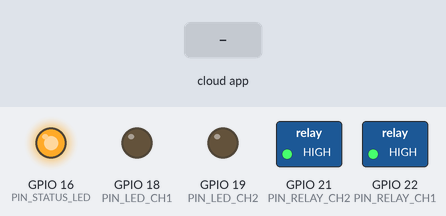
Bench run of a sketch on a simulated ESP32. Parts: switched loads named in the sketch (green lamp = pin HIGH), output pins drawn as LEDs (lit = HIGH). The inputs (shaded band) are chosen by the test bench. WiFi joins after 1.5 s; servers stay silent unless stated; network time is answered at once with the bench clock; the local clock reads 2024-03-15 10:24:30 at power-on unless the sketch sets it; EEPROM starts erased; the Firebase database answers and starts empty; what the sketch prints to the serial monitor is not drawn.

Above: at 7.2 s.
7.3 s: the phone or cloud app sets state to 1
At 8.0 s:
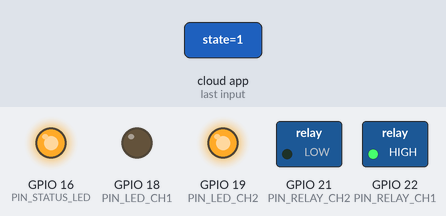
8.9 s: the phone or cloud app sets state to 1
At 9.9 s:
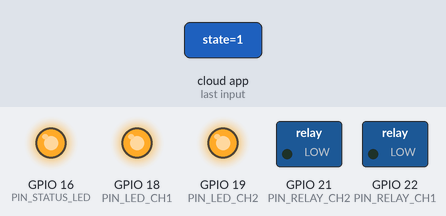
10.7 s: the phone or cloud app sets state to 0
At 12.6 s:
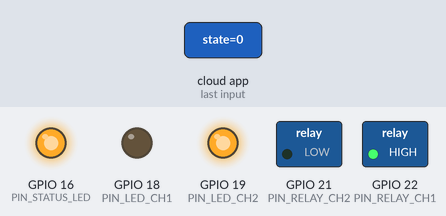
Timing chart, 0 to 14.1 s (numbered marks = the images above; inputs shaded):
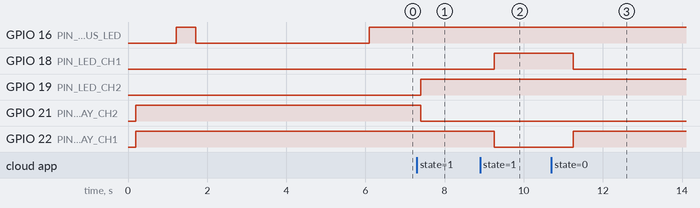

The sketch:

esp32_2ch_home_auto.ino
```cpp
/*
 * ═══════════════════════════════════════════════════════════════
 *  AutoRob Home — ESP32 Smart Controller Firmware (2-Channel)
 *  Version: 1.0.0
 * ═══════════════════════════════════════════════════════════════
 *
 *  HARDWARE:
 *  ─────────────────────────────────────────────────────────────
 *  Board     : ESP32 (DevKit V1 / 30-pin or 38-pin)
 *  Channel 1 : Relay on D1  → GPIO 22   (RELAY_ACTIVE_LOW = true)
 *  Channel 2 : Relay on D2  → GPIO 21
 *  LED Ch1   : Indication   → D5 / GPIO 18  (ON when ch1 is ON)
 *  LED Ch2   : Indication   → D6 / GPIO 19  (ON when ch2 is ON)
 *  Status LED: WiFi/Firebase → D4 / GPIO 16
 *               • Slow blink (1 s)  → WiFi not connected
 *               • Fast blink (200ms)→ Firebase not ready
 *               • Solid ON          → Fully connected & ready
 *
 *  REQUIRED LIBRARIES (Install via Arduino Library Manager):
 *  ─────────────────────────────────────────────────────────────
 *  1. Firebase Arduino Client Library for ESP8266 and ESP32
 *     by Mobizt (v4.x) — Search: "Firebase ESP Client"
 *  2. ArduinoJson (v6.x or 7.x)
 *  3. NTPClient by Fabrice Weinberg
 *
 *  BOARD: ESP32 Dev Module
 *  CPU: 240MHz, Flash: 4MB, Upload Speed: 115200
 *
 * ═══════════════════════════════════════════════════════════════
 */

#include <Arduino.h>
#include <WiFi.h>
#include <Firebase_ESP_Client.h>
#include <Preferences.h>       // ESP32 NVS (replaces EEPROM)
#include <NTPClient.h>
#include <WiFiUdp.h>
#include <addons/TokenHelper.h>
#include <addons/RTDBHelper.h>

// ─── User Configuration ──────────────────────────────────────────────────────

#define WIFI_SSID         "YOUR_WIFI_SSID"
#define WIFI_PASSWORD     "YOUR_WIFI_PASSWORD"

// Firebase project config (copy from .env)
#define FIREBASE_API_KEY  "AIzaSyDEMO-REPLACE-WITH-YOUR-KEY"
#define FIREBASE_DB_URL   "https://home-auto-demo-default-rtdb.firebaseio.com"

// This device's unique credentials (must match Firebase RTDB key)
#define DEVICE_ID         "ESP32-2CH-000001"

// SHA-256 hex of your device password (pre-computed and stored at registration)
// Use: https://emn178.github.io/online-tools/sha256.html
#define DEVICE_PASSWORD_HASH "8f14e45fceea167a5a36dedd4bea2543b3a4a52e5b5b1e9e14b9c8d0e2d3c1a4"

// ─── Pin Definitions ─────────────────────────────────────────────────────────
//
//  ESP32 NodeMCU-style label → actual GPIO number mapping used here:
//  D1  = GPIO 22   (Relay Channel 1)
//  D2  = GPIO 21   (Relay Channel 2)
//  D4  = GPIO 16   (Status LED)
//  D5  = GPIO 18   (Indication LED — Channel 1)
//  D6  = GPIO 19   (Indication LED — Channel 2)

#define PIN_RELAY_CH1     22   // D1 — relay for channel 1
#define PIN_RELAY_CH2     21   // D2 — relay for channel 2
#define PIN_STATUS_LED    16   // D4 — system status LED
#define PIN_LED_CH1       18   // D5 — indication LED for channel 1
#define PIN_LED_CH2       19   // D6 — indication LED for channel 2

// ─── Relay Configuration ─────────────────────────────────────────────────────

// true  = relay module is active-LOW (most common opto-isolated boards)
// false = relay module is active-HIGH
#define RELAY_ACTIVE_LOW  true

#define RELAY_COUNT       2    // Only 2 channels in this firmware
#define MAX_CHANNELS      2

// Relay GPIO pin array (index 0 = ch1, index 1 = ch2)
const int RELAY_PINS[MAX_CHANNELS] = {
  PIN_RELAY_CH1,   // ch1
  PIN_RELAY_CH2,   // ch2
};

// Indication LED pin array (mirrors relay array)
const int LED_PINS[MAX_CHANNELS] = {
  PIN_LED_CH1,     // LED for ch1
  PIN_LED_CH2,     // LED for ch2
};

// Device type string (sent to Firebase)
#define DEVICE_TYPE   "relay"
#define FIRMWARE_VER  "1.0.0"

// ─── Timing Configuration ────────────────────────────────────────────────────

#define HEARTBEAT_INTERVAL_MS   15000   // Send heartbeat every 15 s
#define FIREBASE_POLL_MS        1000    // Read relay states every 1 s
#define WIFI_RECONNECT_MS       5000    // WiFi reconnect attempt interval
#define FIREBASE_RECONNECT_MS   10000   // Firebase reconnect attempt interval

// Status LED blink periods (ms)
#define BLINK_SLOW_MS           1000    // WiFi not connected
#define BLINK_FAST_MS           200     // Firebase not ready

// ─── NVS (Non-Volatile Storage) ──────────────────────────────────────────────
// Replaces EEPROM on ESP32 for storing relay states across power cycles

Preferences prefs;
#define NVS_NAMESPACE   "autorob"       // NVS namespace name

// ─── Firebase Objects ─────────────────────────────────────────────────────────

FirebaseData fbdo;
FirebaseData heartbeatFbdo;
FirebaseAuth fbAuth;
FirebaseConfig fbConfig;

// ─── NTP Client ──────────────────────────────────────────────────────────────

WiFiUDP ntpUDP;
NTPClient timeClient(ntpUDP, "pool.ntp.org", 0, 60000);

// ─── State ───────────────────────────────────────────────────────────────────

bool relayStates[MAX_CHANNELS] = { false, false };
unsigned long lastHeartbeat       = 0;
unsigned long lastFirebasePoll    = 0;
unsigned long lastWifiCheck       = 0;
unsigned long lastFirebaseCheck   = 0;
unsigned long lastStatusBlink     = 0;
bool statusLedOn                  = false;
bool firebaseReady                = false;

// Firebase RTDB paths
String basePath;
String channelsPath;

// ─── NVS Helpers ─────────────────────────────────────────────────────────────

void saveStatesToNVS() {
  prefs.begin(NVS_NAMESPACE, false);
  prefs.putBool("magic", true);  // flag = data is valid
  for (int i = 0; i < RELAY_COUNT; i++) {
    String key = "ch" + String(i + 1);
    prefs.putBool(key.c_str(), relayStates[i]);
  }
  prefs.end();
  Serial.println("[NVS] States saved");
}

bool loadStatesFromNVS() {
  prefs.begin(NVS_NAMESPACE, true); // read-only
  bool valid = prefs.getBool("magic", false);
  if (valid) {
    for (int i = 0; i < RELAY_COUNT; i++) {
      String key = "ch" + String(i + 1);
      relayStates[i] = prefs.getBool(key.c_str(), false);
    }
  }
  prefs.end();
  return valid;
}

// ─── Relay + LED Control ─────────────────────────────────────────────────────

// Apply a single channel's relay + its paired indication LED
void applyRelayState(int channel, bool state) {
  if (channel < 0 || channel >= MAX_CHANNELS) return;

  // Drive relay pin
  bool pinState = RELAY_ACTIVE_LOW ? !state : state;
  digitalWrite(RELAY_PINS[channel], pinState ? HIGH : LOW);

  // Drive indication LED (active-HIGH: ON when channel is ON)
  digitalWrite(LED_PINS[channel], state ? HIGH : LOW);

  relayStates[channel] = state;

  Serial.printf("[Relay] ch%d → %s | LED → %s\n",
                channel + 1,
                state ? "ON " : "OFF",
                state ? "ON " : "OFF");
}

// Apply all channel states at once (used on boot)
void applyAllRelays() {
  for (int i = 0; i < RELAY_COUNT; i++) {
    applyRelayState(i, relayStates[i]);
  }
}

// ─── Status LED ──────────────────────────────────────────────────────────────
//
//  Called every loop() iteration.
//  Solid ON  → fully connected
//  Fast blink → Firebase not ready (but WiFi OK)
//  Slow blink → WiFi disconnected

void updateStatusLED() {
  bool wifiOk     = (WiFi.status() == WL_CONNECTED);
  bool fbOk       = wifiOk && firebaseReady && Firebase.ready();

  if (fbOk) {
    // Solid ON — everything connected
    digitalWrite(PIN_STATUS_LED, HIGH);
    statusLedOn = true;
    return;
  }

  unsigned long now = millis();
  unsigned long period = wifiOk ? BLINK_FAST_MS : BLINK_SLOW_MS;

  if (now - lastStatusBlink >= period) {
    lastStatusBlink = now;
    statusLedOn = !statusLedOn;
    digitalWrite(PIN_STATUS_LED, statusLedOn ? HIGH : LOW);
  }
}

// ─── WiFi ────────────────────────────────────────────────────────────────────

void connectWiFi() {
  if (WiFi.status() == WL_CONNECTED) return;

  Serial.print("[WiFi] Connecting to ");
  Serial.print(WIFI_SSID);
  WiFi.mode(WIFI_STA);
  WiFi.begin(WIFI_SSID, WIFI_PASSWORD);

  int attempts = 0;
  while (WiFi.status() != WL_CONNECTED && attempts < 20) {
    delay(500);
    Serial.print(".");
    attempts++;
    updateStatusLED(); // keep LED blinking during connect
  }

  if (WiFi.status() == WL_CONNECTED) {
    Serial.println("\n[WiFi] Connected! IP: " + WiFi.localIP().toString());
  } else {
    Serial.println("\n[WiFi] Failed. Will retry...");
  }
}

// ─── Firebase ────────────────────────────────────────────────────────────────

void initFirebase() {
  fbConfig.api_key = FIREBASE_API_KEY;
  fbConfig.database_url = FIREBASE_DB_URL;

  // Anonymous auth
  fbAuth.user.email    = "";
  fbAuth.user.password = "";

  fbConfig.token_status_callback = tokenStatusCallback;
  fbConfig.max_token_generation_retry = 5;

  Firebase.begin(&fbConfig, &fbAuth);
  Firebase.reconnectWiFi(true);

  fbdo.setResponseSize(4096);
  heartbeatFbdo.setResponseSize(1024);
}

void registerDevice() {
  String infoPath = basePath + "/info";

  Firebase.RTDB.setString(&fbdo, infoPath + "/firmwareVersion", FIRMWARE_VER);
  Firebase.RTDB.setInt(&fbdo,    infoPath + "/relayCount",      RELAY_COUNT);
  Firebase.RTDB.setString(&fbdo, infoPath + "/deviceType",      DEVICE_TYPE);
  Firebase.RTDB.setString(&fbdo, infoPath + "/password",        DEVICE_PASSWORD_HASH);
  Firebase.RTDB.setString(&fbdo, infoPath + "/chipModel",       ESP.getChipModel());

  for (int i = 0; i < RELAY_COUNT; i++) {
    String chPath = channelsPath + "/ch" + String(i + 1);

    // Only write defaults if channel name doesn't exist yet
    if (!Firebase.RTDB.getString(&fbdo, chPath + "/name") || fbdo.stringData().isEmpty()) {
      String name = "Channel " + String(i + 1);
      Firebase.RTDB.setString(&fbdo, chPath + "/name",    name);
      Firebase.RTDB.setBool(&fbdo,   chPath + "/state",   relayStates[i]);
      Firebase.RTDB.setInt(&fbdo,    chPath + "/gpio",    RELAY_PINS[i]);
      Firebase.RTDB.setInt(&fbdo,    chPath + "/ledGpio", LED_PINS[i]);

      // Default timer (disabled)
      Firebase.RTDB.setBool(&fbdo, chPath + "/timer/enabled",   false);
      Firebase.RTDB.setInt(&fbdo,  chPath + "/timer/duration",  0);
      Firebase.RTDB.setInt(&fbdo,  chPath + "/timer/startTime", 0);

      // Default schedule (disabled)
      Firebase.RTDB.setBool(&fbdo,   chPath + "/schedule/enabled", false);
      Firebase.RTDB.setString(&fbdo, chPath + "/schedule/onTime",  "08:00");
      Firebase.RTDB.setString(&fbdo, chPath + "/schedule/offTime", "18:00");
    }
  }

  Serial.println("[Firebase] Device registered/verified");
}

// ─── Heartbeat ───────────────────────────────────────────────────────────────

void sendHeartbeat() {
  unsigned long epochMs = (unsigned long long)timeClient.getEpochTime() * 1000ULL;
  if (epochMs == 0) epochMs = millis(); // Fallback if NTP not ready

  Firebase.RTDB.setInt(&heartbeatFbdo,    basePath + "/heartbeat", epochMs);
  Firebase.RTDB.setString(&heartbeatFbdo, basePath + "/status",    "online");
  Serial.println("[Heartbeat] Sent at " + String(epochMs));
}

// ─── Countdown Timer Logic ────────────────────────────────────────────────────

void checkTimers() {
  unsigned long now = (unsigned long)timeClient.getEpochTime() * 1000;
  if (now == 0) return; // NTP not synced yet

  for (int i = 0; i < RELAY_COUNT; i++) {
    String chPath = channelsPath + "/ch" + String(i + 1);

    if (Firebase.RTDB.getBool(&fbdo, chPath + "/timer/enabled") && fbdo.boolData()) {
      long duration = 0, startTime = 0;

      if (Firebase.RTDB.getInt(&fbdo, chPath + "/timer/duration"))
        duration = (long)fbdo.intData() * 1000; // seconds → ms

      if (Firebase.RTDB.getInt(&fbdo, chPath + "/timer/startTime"))
        startTime = fbdo.intData();

      if (startTime > 0 && duration > 0) {
        long elapsed = now - startTime;
        if (elapsed >= duration) {
          // Timer expired — turn relay OFF
          applyRelayState(i, false);
          Firebase.RTDB.setBool(&fbdo, chPath + "/state",              false);
          Firebase.RTDB.setBool(&fbdo, chPath + "/timer/enabled",      false);
          Firebase.RTDB.setInt(&fbdo,  chPath + "/timer/startTime",    0);
          saveStatesToNVS();
          Serial.println("[Timer] ch" + String(i + 1) + " expired → OFF");
        }
      }
    }
  }
}

// ─── Schedule Logic ──────────────────────────────────────────────────────────

void checkSchedules() {
  if (!timeClient.isTimeSet()) return;

  int    currentHour = timeClient.getHours();
  int    currentMin  = timeClient.getMinutes();
  String currentTime = (currentHour < 10 ? "0" : "") + String(currentHour) + ":" +
                       (currentMin  < 10 ? "0" : "") + String(currentMin);

  for (int i = 0; i < RELAY_COUNT; i++) {
    String chPath = channelsPath + "/ch" + String(i + 1) + "/schedule";

    if (Firebase.RTDB.getBool(&fbdo, chPath + "/enabled") && fbdo.boolData()) {
      String onTime = "", offTime = "";

      if (Firebase.RTDB.getString(&fbdo, chPath + "/onTime"))  onTime  = fbdo.stringData();
      if (Firebase.RTDB.getString(&fbdo, chPath + "/offTime")) offTime = fbdo.stringData();

      if (currentTime == onTime && !relayStates[i]) {
        applyRelayState(i, true);
        Firebase.RTDB.setBool(&fbdo, channelsPath + "/ch" + String(i + 1) + "/state", true);
        saveStatesToNVS();
        Serial.println("[Schedule] ch" + String(i + 1) + " → ON  at " + currentTime);
      }
      if (currentTime == offTime && relayStates[i]) {
        applyRelayState(i, false);
        Firebase.RTDB.setBool(&fbdo, channelsPath + "/ch" + String(i + 1) + "/state", false);
        saveStatesToNVS();
        Serial.println("[Schedule] ch" + String(i + 1) + " → OFF at " + currentTime);
      }
    }
  }
}

// ─── Sync Channel States from Firebase ───────────────────────────────────────

void syncChannelStates() {
  bool changed = false;

  for (int i = 0; i < RELAY_COUNT; i++) {
    String statePath = channelsPath + "/ch" + String(i + 1) + "/state";

    if (Firebase.RTDB.getBool(&fbdo, statePath)) {
      bool newState = fbdo.boolData();
      if (newState != relayStates[i]) {
        applyRelayState(i, newState);
        changed = true;
      }
    }
  }

  if (changed) saveStatesToNVS();
}

// ─── Setup ───────────────────────────────────────────────────────────────────

void setup() {
  Serial.begin(115200);
  delay(200);
  Serial.println("\n[AutoRob] ESP32 2-Channel Firmware v" FIRMWARE_VER);
  Serial.println("[Device]  ID: " DEVICE_ID);

  // ── Configure all output pins first ──────────────────────────────────────
  // Relay pins
  for (int i = 0; i < RELAY_COUNT; i++) {
    pinMode(RELAY_PINS[i], OUTPUT);
    // Drive relays OFF on boot (active-LOW: HIGH = OFF, active-HIGH: LOW = OFF)
    digitalWrite(RELAY_PINS[i], RELAY_ACTIVE_LOW ? HIGH : LOW);
  }

  // Indication LED pins
  for (int i = 0; i < RELAY_COUNT; i++) {
    pinMode(LED_PINS[i], OUTPUT);
    digitalWrite(LED_PINS[i], LOW); // OFF
  }

  // Status LED pin
  pinMode(PIN_STATUS_LED, OUTPUT);
  digitalWrite(PIN_STATUS_LED, LOW);

  // ── Restore relay states from NVS ────────────────────────────────────────
  if (loadStatesFromNVS()) {
    Serial.println("[NVS] Restored previous relay states:");
    for (int i = 0; i < RELAY_COUNT; i++) {
      Serial.printf("  ch%d → %s\n", i + 1, relayStates[i] ? "ON" : "OFF");
    }
  } else {
    Serial.println("[NVS] No saved states — defaulting all OFF");
    for (int i = 0; i < RELAY_COUNT; i++) relayStates[i] = false;
  }

  // Apply restored states (drives relays + indication LEDs)
  applyAllRelays();

  // ── Build Firebase RTDB paths ─────────────────────────────────────────────
  basePath     = "deviceData/" + String(DEVICE_ID);
  channelsPath = basePath + "/channels";

  // ── Connect WiFi ─────────────────────────────────────────────────────────
  connectWiFi();

  // ── NTP ──────────────────────────────────────────────────────────────────
  timeClient.begin();
  timeClient.update();

  // ── Firebase ─────────────────────────────────────────────────────────────
  initFirebase();

  Serial.print("[Firebase] Waiting for auth");
  unsigned long authTimeout = millis();
  while (!Firebase.ready() && millis() - authTimeout < 15000) {
    delay(300);
    Serial.print(".");
    updateStatusLED();
  }
  Serial.println();

  if (Firebase.ready()) {
    firebaseReady = true;
    registerDevice();
    sendHeartbeat();
    lastHeartbeat = millis();
    Serial.println("[AutoRob] ✓ Fully Ready!");
  } else {
    Serial.println("[Firebase] Auth timed out — will retry in loop");
  }
}

// ─── Main Loop ───────────────────────────────────────────────────────────────

void loop() {
  unsigned long now = millis();

  // ── Status LED (always running) ───────────────────────────────────────────
  updateStatusLED();

  // ── WiFi Watchdog ─────────────────────────────────────────────────────────
  if (now - lastWifiCheck >= WIFI_RECONNECT_MS) {
    lastWifiCheck = now;
    if (WiFi.status() != WL_CONNECTED) {
      Serial.println("[WiFi] Disconnected — reconnecting...");
      WiFi.reconnect();
    }
  }

  // ── Firebase Ready Check ──────────────────────────────────────────────────
  if (!firebaseReady || !Firebase.ready()) {
    if (now - lastFirebaseCheck >= FIREBASE_RECONNECT_MS) {
      lastFirebaseCheck = now;
      if (Firebase.ready()) {
        firebaseReady = true;
        registerDevice();
        Serial.println("[Firebase] Reconnected ✓");
      }
    }
    delay(10); // Small yield; don't block LED updates entirely
    return;
  }

  // ── NTP Update ────────────────────────────────────────────────────────────
  timeClient.update();

  // ── Heartbeat (every 15 s) ────────────────────────────────────────────────
  if (now - lastHeartbeat >= HEARTBEAT_INTERVAL_MS) {
    lastHeartbeat = now;
    sendHeartbeat();
  }

  // ── Poll Firebase for relay state changes (every 1 s) ─────────────────────
  if (now - lastFirebasePoll >= FIREBASE_POLL_MS) {
    lastFirebasePoll = now;
    syncChannelStates();

    // Timers and schedules on every sync tick
    checkTimers();
    checkSchedules();
  }

  // Allow ESP32 background tasks (WiFi stack, etc.)
  yield();
}
```

Measured:
- after the input at 7.3 s, GPIO 19 (PIN_LED_CH2): LOW → HIGH after 0.10 s; GPIO 21 (PIN_RELAY_CH2): HIGH → LOW after 0.10 s
- after the input at 8.9 s, GPIO 18 (PIN_LED_CH1): LOW → HIGH after 0.35 s; GPIO 22 (PIN_RELAY_CH1): HIGH → LOW after 0.35 s
- after the input at 10.7 s, GPIO 18 (PIN_LED_CH1): HIGH → LOW after 0.55 s; GPIO 22 (PIN_RELAY_CH1): LOW → HIGH after 0.55 s
